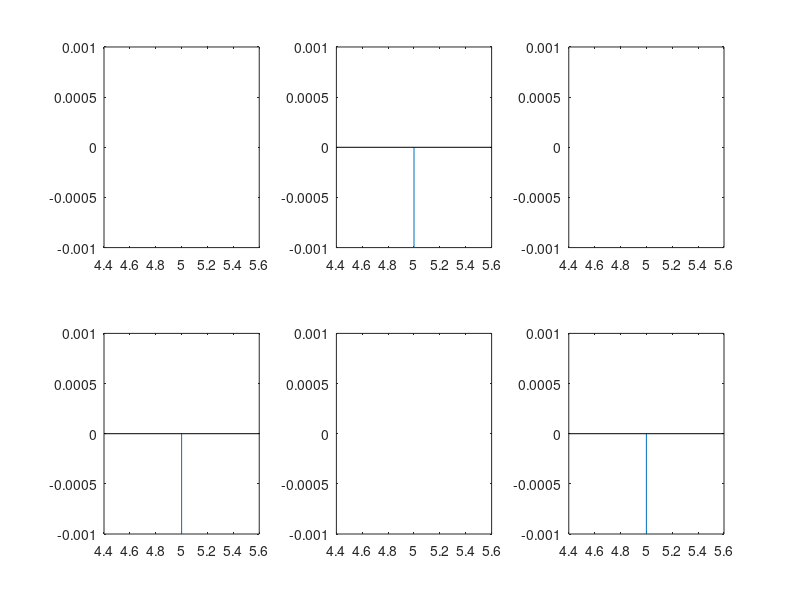

Write MATLAB code to recreate this figure.



clear all;
pi=3.14;
t1=input('enter lower value of time');
t2=input('enter upper value of time');
t=t1:0.001:t2;
y1=square(2*pi*50*t,25);
y2=square(2*pi*50*t,50);
y3=square(2*pi*50*t,75);
subplot(2,3,1);
plot(t,y1);
ylim([-0.001,0.001]);
subplot(2,3,2);
stem(t,y1);
ylim([-0.001,0.001]);
subplot(2,3,3)
plot(t,y2);
ylim([-0.001,0.001]);
subplot(2,3,4);
stem(t,y2);
ylim([-0.001,0.001]);
subplot(2,3,5);
plot(t,y3);
ylim([-0.001,0.001]);
subplot(2,3,6);
stem(t,y3);
ylim([-0.001,0.001]);